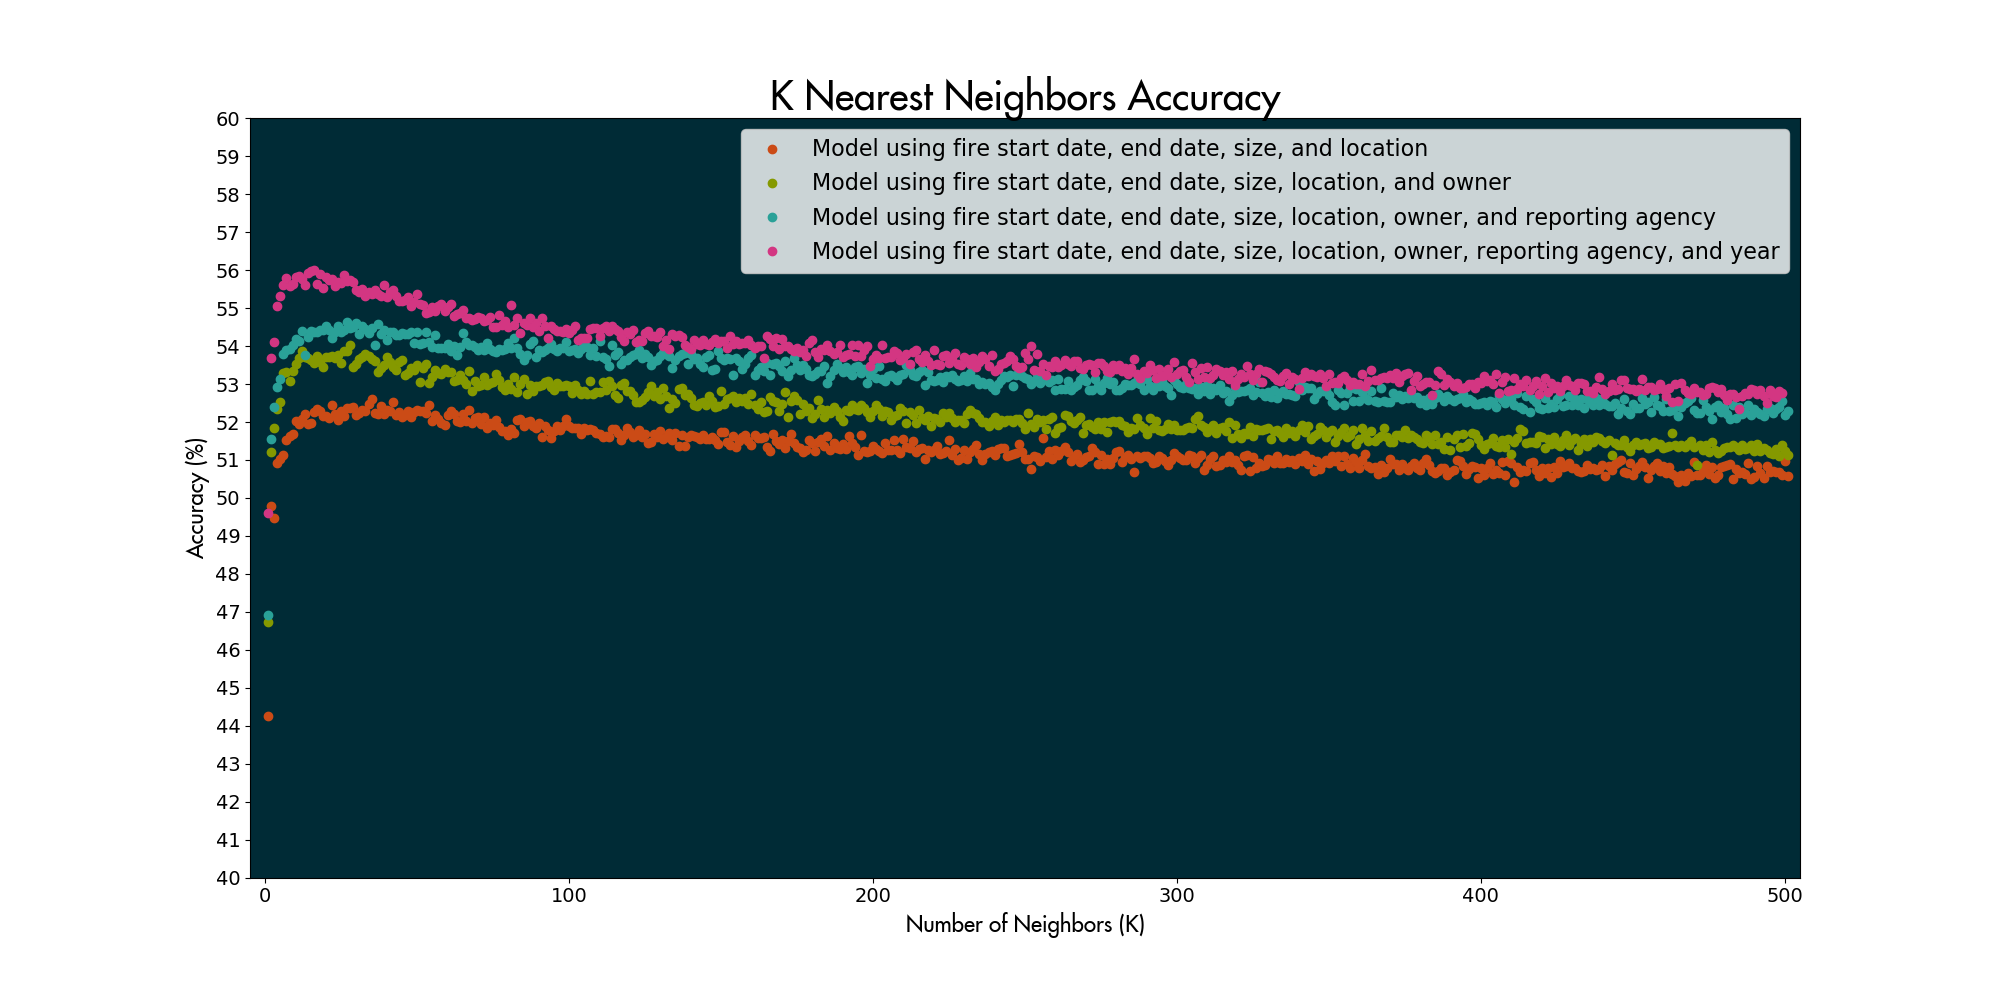

Recreate this plot in Python.
#make graphs of the results of the number of neighbors testing for all of the models

import csv
import matplotlib.pyplot as plt
import os
import matplotlib.font_manager as fm

#set up font from the file
fpath = os.path.join("Futura.ttf")
prop = fm.FontProperties(fname=fpath)
fname = os.path.split(fpath)[1]


x1 = []
y1 = []
x2 = []
y2 = []
x3 = []
y3 = []
x4 = []
y4 = []
x5 = []
y5 = []


#load in 500 rows of data from each. Some contain more rows than that, but due to time constraints more could not be run on all
length = 500
count = 0
with open('results9.csv') as f:         #Start DOY, End DOY, Size, Lat, Long, Owner, Reporting agency, Year
    reader = csv.DictReader(f)
    for row in reader:
        if(count <= length):
            x5.append(int(row["NEIGHBORS"]))
            y5.append(float(row["ACCURACY"]))
        count+=1
f.close()

count = 0
with open('results7.csv') as f:         #Start DOY, End DOY, Size, Lat, Long, Owner, Reporting agency
    reader = csv.DictReader(f)
    for row in reader:
        if(count <= length):
            x4.append(int(row["NEIGHBORS"]))
            y4.append(float(row["ACCURACY"]))
        count+=1
f.close()

count = 0
with open('results5.csv') as f:         #Start DOY, End DOY, Size, Lat, Long, Owner
    reader = csv.DictReader(f)
    for row in reader:
        if(count <= length):
            x3.append(int(row["NEIGHBORS"]))
            y3.append(float(row["ACCURACY"]))
        count+=1
f.close()

count = 0
with open('results3.csv') as f:             #Start DOY, End DOY, Size, Lat, Long, and Year
    reader = csv.DictReader(f)
    for row in reader:
        if(count <= length):
            x2.append(int(row["NEIGHBORS"]))
            y2.append(float(row["ACCURACY"]))
        count+=1
f.close()

count = 0
with open('results.csv') as f:              #Start DOY, End DOY, Size, Lat, Long
    reader = csv.DictReader(f)
    for row in reader:
        if(count <= length):
            x1.append(int(row["NEIGHBORS"]))
            y1.append(float(row["ACCURACY"]))
        count+=1
f.close()


#initilize the graph
fig, ax = plt.subplots(figsize=(20, 10))
ax.set_facecolor('#002b36')

#plot the data
ax.plot(x1, y1, "o", color="#cb4b16")
#ax.plot(x2, y2, "o", color="red")
ax.plot(x3, y3, "o", color="#859900")
ax.plot(x4, y4, "o", color="#2aa198")
ax.plot(x5, y5, "o", color="#d33682")

#title and labels
ax.set_title("K Nearest Neighbors Accuracy".format(fname), fontproperties=prop, size=28)
ax.set_xlabel("Number of Neighbors (K)".format(fname), fontproperties=prop, size=16)
ax.set_ylabel("Accuracy (%)".format(fname), fontproperties=prop, size=16)

#style axis ticks and numbers
ax.set_yticks(range(40, 61, 1))
ax.set_xticks(range(0, length+6, 100))
for tick in ax.xaxis.get_major_ticks():
    tick.label.set_fontsize(14)
for tick in ax.yaxis.get_major_ticks():
    tick.label.set_fontsize(14)
#set limits
ax.set_xlim([-5, length+5])
ax.set_ylim([40, 60])

#legend
ax.legend(["Model using fire start date, end date, size, and location", "Model using fire start date, end date, size, location, and owner", "Model using fire start date, end date, size, location, owner, and reporting agency", "Model using fire start date, end date, size, location, owner, reporting agency, and year"], fontsize=16)


plt.show()
